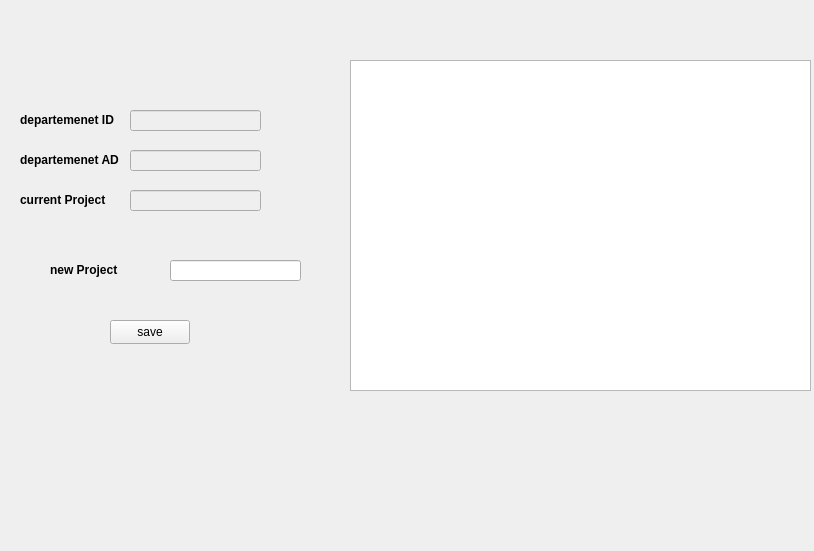
<?xml version="1.0" encoding="UTF-8"?>
<ui version="4.0">
 <class>departement_project</class>
 <widget class="QWidget" name="departement_project">
  <property name="geometry">
   <rect>
    <x>0</x>
    <y>0</y>
    <width>814</width>
    <height>551</height>
   </rect>
  </property>
  <property name="windowTitle">
   <string>Form</string>
  </property>
  <widget class="QTableView" name="tableView">
   <property name="geometry">
    <rect>
     <x>350</x>
     <y>60</y>
     <width>461</width>
     <height>331</height>
    </rect>
   </property>
  </widget>
  <widget class="QLineEdit" name="ID">
   <property name="enabled">
    <bool>false</bool>
   </property>
   <property name="geometry">
    <rect>
     <x>130</x>
     <y>110</y>
     <width>131</width>
     <height>21</height>
    </rect>
   </property>
  </widget>
  <widget class="QLineEdit" name="AD">
   <property name="enabled">
    <bool>false</bool>
   </property>
   <property name="geometry">
    <rect>
     <x>130</x>
     <y>150</y>
     <width>131</width>
     <height>21</height>
    </rect>
   </property>
  </widget>
  <widget class="QLabel" name="label">
   <property name="geometry">
    <rect>
     <x>20</x>
     <y>110</y>
     <width>101</width>
     <height>20</height>
    </rect>
   </property>
   <property name="font">
    <font>
     <bold>true</bold>
    </font>
   </property>
   <property name="lineWidth">
    <number>6</number>
   </property>
   <property name="text">
    <string>departemenet ID</string>
   </property>
  </widget>
  <widget class="QLabel" name="label_2">
   <property name="geometry">
    <rect>
     <x>20</x>
     <y>150</y>
     <width>101</width>
     <height>20</height>
    </rect>
   </property>
   <property name="font">
    <font>
     <bold>true</bold>
    </font>
   </property>
   <property name="lineWidth">
    <number>6</number>
   </property>
   <property name="text">
    <string>departemenet AD</string>
   </property>
  </widget>
  <widget class="QLineEdit" name="current_project">
   <property name="enabled">
    <bool>false</bool>
   </property>
   <property name="geometry">
    <rect>
     <x>130</x>
     <y>190</y>
     <width>131</width>
     <height>21</height>
    </rect>
   </property>
   <property name="text">
    <string/>
   </property>
  </widget>
  <widget class="QLabel" name="label_3">
   <property name="geometry">
    <rect>
     <x>20</x>
     <y>190</y>
     <width>101</width>
     <height>20</height>
    </rect>
   </property>
   <property name="font">
    <font>
     <bold>true</bold>
    </font>
   </property>
   <property name="lineWidth">
    <number>6</number>
   </property>
   <property name="text">
    <string>current Project</string>
   </property>
  </widget>
  <widget class="QLineEdit" name="new_project">
   <property name="geometry">
    <rect>
     <x>170</x>
     <y>260</y>
     <width>131</width>
     <height>21</height>
    </rect>
   </property>
   <property name="text">
    <string/>
   </property>
  </widget>
  <widget class="QLabel" name="label_4">
   <property name="geometry">
    <rect>
     <x>50</x>
     <y>260</y>
     <width>101</width>
     <height>20</height>
    </rect>
   </property>
   <property name="font">
    <font>
     <bold>true</bold>
    </font>
   </property>
   <property name="lineWidth">
    <number>6</number>
   </property>
   <property name="text">
    <string>new Project</string>
   </property>
  </widget>
  <widget class="QPushButton" name="pushButton">
   <property name="geometry">
    <rect>
     <x>110</x>
     <y>320</y>
     <width>80</width>
     <height>24</height>
    </rect>
   </property>
   <property name="text">
    <string>save</string>
   </property>
  </widget>
 </widget>
 <resources/>
 <connections/>
</ui>
